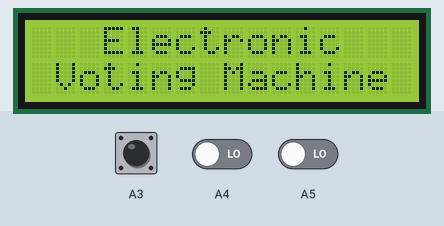
Simulated run of this sketch. Board: Arduino Uno, built with avr-gcc and run on an emulated ATmega328P. Shown: 16×2 character LCD. The inputs (shaded band) are chosen by the test bench; at power-on: A3 LOW, A4 LOW, A5 LOW.

Above: at 1.2 s.
1.3 s: A3 pulsed HIGH 5 times (0.12 s each, 0.3 s apart)
At 2.47 s:
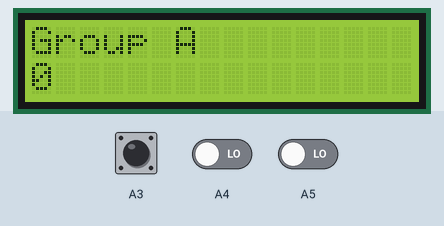
At 4.1 s:
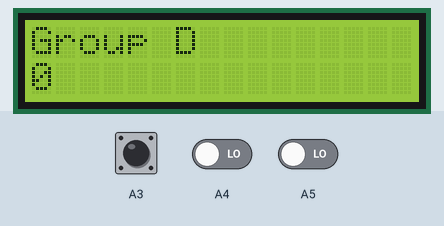
Timing chart, 0 to 5.6 s (numbered marks = the images above; inputs shaded):
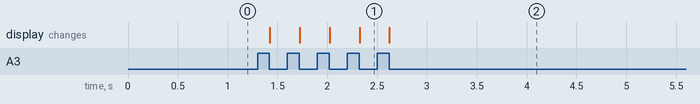

Measured:
- after the input at 1.3 s, the display: first changes after 0.12 s (image 1 shows a later state)

The sketch:

EVM.ino
```cpp
#include <LiquidCrystal.h>
LiquidCrystal lcd(13,12,5,4,3,2);

int grp[4],count;
byte back,add,next;
byte addState,backState,nextState,scrnState;
String names[4]={"Group A","Group B","Group C","Group D"};

void setup() {
  // put your setup code here, to run once:


  count=0;

  for(byte a=0;a<4;a++)
  {
    grp[a]=0;
  }

  backState=nextState=addState=scrnState=false;
  back=add=next=0;

  lcd.begin(16,2);
  lcd.print("   Electronic   ");
  lcd.setCursor(0,1);
  lcd.print(" Voting Machine ");

  pinMode(A3,INPUT);
  pinMode(A4,INPUT);
  pinMode(A5,INPUT);
}

void loop() {
  // put your main code here, to run repeatedly:
  back=digitalRead(A3);
  add=digitalRead(A4);
  next=digitalRead(A5);

  if(add==HIGH&&addState==false)
  {
    addState=true;
  }

  if(back==HIGH&&backState==false)
  {
    backState=true;
  }

  if(next==HIGH&&nextState==false)
  {
    nextState=true;
  }

  if(add==LOW&&addState==true&&scrnState==false)
  {
    lcd.clear();
    lcd.print(names[count]);
    lcd.setCursor(0,1);
    lcd.print(grp[count]);
    scrnState=true;
    addState=false;
  }

  if(add==LOW&&addState==true)
  {
      grp[count]++;
      lcd.clear();
      lcd.print(names[count]);
      lcd.setCursor(0,1);
      lcd.print(grp[count]);
      addState=false;

  }

  if(back==LOW&&backState==true)
  {
      count--;
      if(count<0)
      {
        count=3;
      }
      lcd.clear();
      lcd.print(names[count]);
      lcd.setCursor(0,1);
      lcd.print(grp[count]);
      backState=false;

  }


  if(next==LOW&&nextState==true)
  {
      count++;
      if(count>3)
      {
        count=0;
      }
      lcd.clear();
      lcd.print(names[count]);
      lcd.setCursor(0,1);
      lcd.print(grp[count]);
      nextState=false;

  }

}
```
